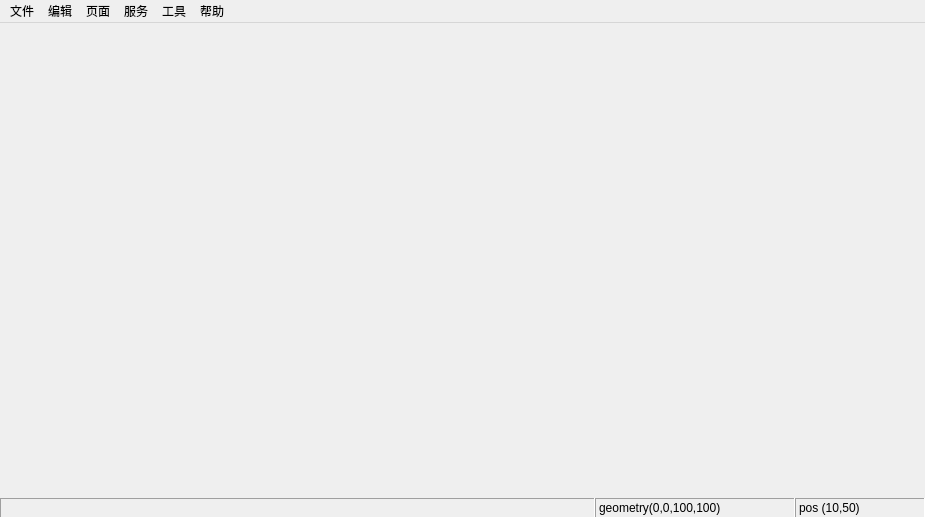
<?xml version="1.0" encoding="UTF-8"?>
<ui version="4.0">
 <class>MainWindow</class>
 <widget class="QMainWindow" name="MainWindow">
  <property name="geometry">
   <rect>
    <x>0</x>
    <y>0</y>
    <width>925</width>
    <height>518</height>
   </rect>
  </property>
  <property name="windowTitle">
   <string>MainWindow</string>
  </property>
  <property name="windowIcon">
   <iconset resource="designerCore.qrc">
    <normaloff>:/images/logo.svg</normaloff>:/images/logo.svg</iconset>
  </property>
  <widget class="QWidget" name="centralWidget">
   <layout class="QVBoxLayout" name="verticalLayout">
    <property name="spacing">
     <number>0</number>
    </property>
    <property name="leftMargin">
     <number>0</number>
    </property>
    <property name="topMargin">
     <number>0</number>
    </property>
    <property name="rightMargin">
     <number>0</number>
    </property>
    <property name="bottomMargin">
     <number>0</number>
    </property>
    <item>
     <layout class="QVBoxLayout" name="contextLayout">
      <item>
       <widget class="FancyTabWidget" name="tabs" native="true"/>
      </item>
     </layout>
    </item>
    <item>
     <widget class="QWidget" name="statusBar" native="true">
      <property name="sizePolicy">
       <sizepolicy hsizetype="Preferred" vsizetype="Fixed">
        <horstretch>0</horstretch>
        <verstretch>0</verstretch>
       </sizepolicy>
      </property>
      <property name="minimumSize">
       <size>
        <width>0</width>
        <height>20</height>
       </size>
      </property>
      <property name="maximumSize">
       <size>
        <width>16777215</width>
        <height>20</height>
       </size>
      </property>
      <layout class="QHBoxLayout" name="horizontalLayout">
       <property name="spacing">
        <number>0</number>
       </property>
       <property name="leftMargin">
        <number>0</number>
       </property>
       <property name="topMargin">
        <number>0</number>
       </property>
       <property name="rightMargin">
        <number>0</number>
       </property>
       <property name="bottomMargin">
        <number>0</number>
       </property>
       <item>
        <widget class="QWidget" name="widget" native="true">
         <layout class="QVBoxLayout" name="verticalLayout_2">
          <property name="spacing">
           <number>0</number>
          </property>
          <property name="leftMargin">
           <number>0</number>
          </property>
          <property name="topMargin">
           <number>0</number>
          </property>
          <property name="rightMargin">
           <number>0</number>
          </property>
          <property name="bottomMargin">
           <number>0</number>
          </property>
          <item>
           <widget class="MessageWidget" name="message">
            <property name="sizePolicy">
             <sizepolicy hsizetype="Ignored" vsizetype="Preferred">
              <horstretch>0</horstretch>
              <verstretch>0</verstretch>
             </sizepolicy>
            </property>
            <property name="autoFillBackground">
             <bool>false</bool>
            </property>
            <property name="frameShape">
             <enum>QFrame::Panel</enum>
            </property>
            <property name="frameShadow">
             <enum>QFrame::Sunken</enum>
            </property>
           </widget>
          </item>
          <item>
           <spacer name="horizontalSpacer">
            <property name="orientation">
             <enum>Qt::Horizontal</enum>
            </property>
            <property name="sizeHint" stdset="0">
             <size>
              <width>592</width>
              <height>0</height>
             </size>
            </property>
           </spacer>
          </item>
         </layout>
        </widget>
       </item>
       <item>
        <widget class="QLabel" name="geometryLabel">
         <property name="sizePolicy">
          <sizepolicy hsizetype="Minimum" vsizetype="Preferred">
           <horstretch>0</horstretch>
           <verstretch>0</verstretch>
          </sizepolicy>
         </property>
         <property name="minimumSize">
          <size>
           <width>200</width>
           <height>0</height>
          </size>
         </property>
         <property name="frameShape">
          <enum>QFrame::Panel</enum>
         </property>
         <property name="frameShadow">
          <enum>QFrame::Sunken</enum>
         </property>
         <property name="text">
          <string>geometry(0,0,100,100)</string>
         </property>
        </widget>
       </item>
       <item>
        <widget class="QLabel" name="coordinateLabel">
         <property name="enabled">
          <bool>true</bool>
         </property>
         <property name="minimumSize">
          <size>
           <width>130</width>
           <height>0</height>
          </size>
         </property>
         <property name="frameShape">
          <enum>QFrame::Panel</enum>
         </property>
         <property name="frameShadow">
          <enum>QFrame::Sunken</enum>
         </property>
         <property name="text">
          <string>pos (10,50)</string>
         </property>
        </widget>
       </item>
      </layout>
     </widget>
    </item>
   </layout>
  </widget>
  <widget class="QMenuBar" name="menuBar">
   <property name="geometry">
    <rect>
     <x>0</x>
     <y>0</y>
     <width>925</width>
     <height>26</height>
    </rect>
   </property>
   <widget class="QMenu" name="menuReport">
    <property name="title">
     <string>文件</string>
    </property>
    <addaction name="separator"/>
    <addaction name="separator"/>
    <addaction name="separator"/>
    <addaction name="actionQuit"/>
   </widget>
   <widget class="QMenu" name="menuEdit">
    <property name="enabled">
     <bool>true</bool>
    </property>
    <property name="title">
     <string>编辑</string>
    </property>
    <addaction name="separator"/>
    <addaction name="actionCut"/>
    <addaction name="actionCopy"/>
    <addaction name="actionPaste"/>
    <addaction name="actionDelete"/>
    <addaction name="separator"/>
   </widget>
   <widget class="QMenu" name="menuPage">
    <property name="title">
     <string>页面</string>
    </property>
    <addaction name="separator"/>
   </widget>
   <widget class="QMenu" name="menuService">
    <property name="enabled">
     <bool>true</bool>
    </property>
    <property name="title">
     <string>服务</string>
    </property>
    <addaction name="actionRender"/>
    <addaction name="actionRenderStop"/>
   </widget>
   <widget class="QMenu" name="menuTools">
    <property name="enabled">
     <bool>true</bool>
    </property>
    <property name="title">
     <string>工具</string>
    </property>
    <addaction name="separator"/>
    <addaction name="actionOptions"/>
   </widget>
   <widget class="QMenu" name="menuHelp">
    <property name="title">
     <string>帮助</string>
    </property>
    <addaction name="actionAbout"/>
   </widget>
   <addaction name="menuReport"/>
   <addaction name="menuEdit"/>
   <addaction name="menuPage"/>
   <addaction name="menuService"/>
   <addaction name="menuTools"/>
   <addaction name="menuHelp"/>
  </widget>
  <action name="actionQuit">
   <property name="enabled">
    <bool>true</bool>
   </property>
   <property name="icon">
    <iconset resource="designerCore.qrc">
     <normaloff>:/images/application_exit.png</normaloff>:/images/application_exit.png</iconset>
   </property>
   <property name="text">
    <string>退出(&amp;Q)</string>
   </property>
   <property name="shortcut">
    <string>Ctrl+Q</string>
   </property>
  </action>
  <action name="actionUndo">
   <property name="enabled">
    <bool>true</bool>
   </property>
   <property name="text">
    <string>撤销(&amp;U)</string>
   </property>
   <property name="toolTip">
    <string>撤销刚才的操作</string>
   </property>
  </action>
  <action name="actionRedo">
   <property name="enabled">
    <bool>true</bool>
   </property>
   <property name="text">
    <string>重做(&amp;R)</string>
   </property>
  </action>
  <action name="actionCopy">
   <property name="enabled">
    <bool>true</bool>
   </property>
   <property name="icon">
    <iconset resource="designerCore.qrc">
     <normaloff>:/images/copy.png</normaloff>:/images/copy.png</iconset>
   </property>
   <property name="text">
    <string>复制(&amp;C)</string>
   </property>
   <property name="shortcut">
    <string>Ctrl+C</string>
   </property>
  </action>
  <action name="actionCut">
   <property name="icon">
    <iconset resource="designerCore.qrc">
     <normaloff>:/images/cut.png</normaloff>:/images/cut.png</iconset>
   </property>
   <property name="text">
    <string>剪切(&amp;V)</string>
   </property>
   <property name="shortcut">
    <string>Ctrl+X</string>
   </property>
  </action>
  <action name="actionPaste">
   <property name="icon">
    <iconset resource="designerCore.qrc">
     <normaloff>:/images/paste.png</normaloff>:/images/paste.png</iconset>
   </property>
   <property name="text">
    <string>粘贴(&amp;P)</string>
   </property>
   <property name="shortcut">
    <string>Ctrl+V</string>
   </property>
  </action>
  <action name="actionDelete">
   <property name="text">
    <string>删除(&amp;D)</string>
   </property>
  </action>
  <action name="actionNew_Page">
   <property name="text">
    <string>新增页(&amp;N)</string>
   </property>
  </action>
  <action name="actionMagnets">
   <property name="text">
    <string>Magnets</string>
   </property>
  </action>
  <action name="actionRender">
   <property name="icon">
    <iconset resource="designerCore.qrc">
     <normaloff>:/images/media-playback-start.png</normaloff>:/images/media-playback-start.png</iconset>
   </property>
   <property name="text">
    <string>渲染(&amp;R)</string>
   </property>
   <property name="toolTip">
    <string>Run Renderer</string>
   </property>
   <property name="shortcut">
    <string>F5</string>
   </property>
   <property name="shortcutContext">
    <enum>Qt::ApplicationShortcut</enum>
   </property>
  </action>
  <action name="actionRenderStop">
   <property name="icon">
    <iconset resource="designerCore.qrc">
     <normaloff>:/images/application_exit.png</normaloff>:/images/application_exit.png</iconset>
   </property>
   <property name="text">
    <string>停止渲染(&amp;E)</string>
   </property>
  </action>
  <action name="actionAbout">
   <property name="icon">
    <iconset resource="designerCore.qrc">
     <normaloff>:/images/dialog-information.png</normaloff>:/images/dialog-information.png</iconset>
   </property>
   <property name="text">
    <string>关于(&amp;A)</string>
   </property>
  </action>
  <action name="actionOptions">
   <property name="icon">
    <iconset resource="designerCore.qrc">
     <normaloff>:/images/run-build.png</normaloff>:/images/run-build.png</iconset>
   </property>
   <property name="text">
    <string>选项(&amp;O)</string>
   </property>
  </action>
  <action name="actionExport">
   <property name="text">
    <string>导出...</string>
   </property>
  </action>
  <action name="actionTest">
   <property name="text">
    <string>测试</string>
   </property>
  </action>
 </widget>
 <layoutdefault spacing="6" margin="11"/>
 <customwidgets>
  <customwidget>
   <class>FancyTabWidget</class>
   <extends>QWidget</extends>
   <header location="global">fancytabs.h</header>
   <container>1</container>
  </customwidget>
  <customwidget>
   <class>MessageWidget</class>
   <extends>QFrame</extends>
   <header>messagewidget.h</header>
   <container>1</container>
  </customwidget>
 </customwidgets>
 <resources>
  <include location="designerCore.qrc"/>
 </resources>
 <connections/>
</ui>
